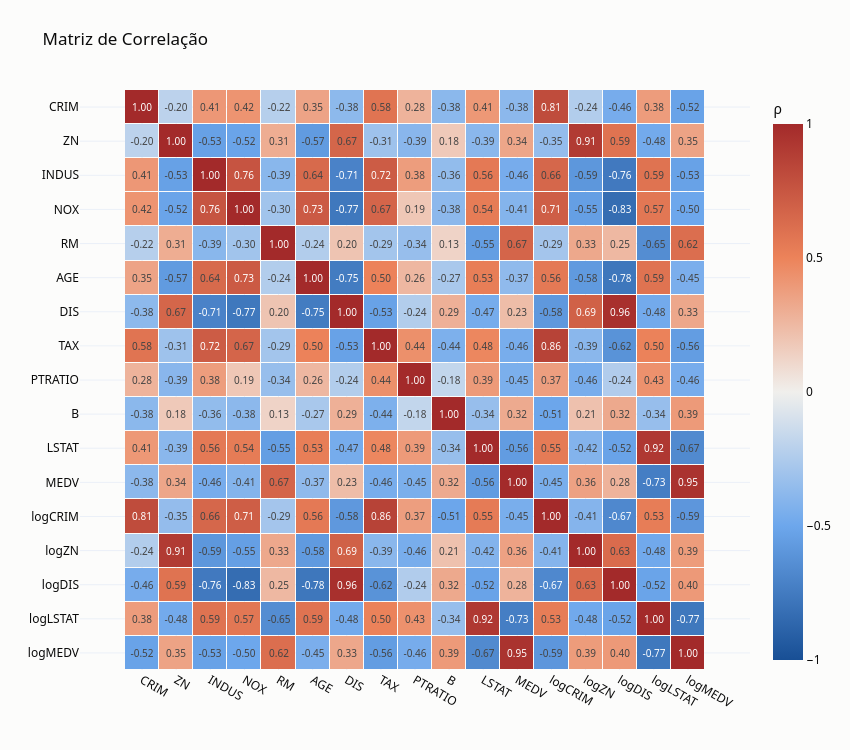

Source (notebook cell):
### Markdown cell above
> `CHAS` não entra na matriz de correlação de Pearson, porque é uma variável categórica (binária). A Parte 3 avaliou a associação de `CHAS` com `MEDV` pela comparação entre grupos. O VIF avalia a relação de `CHAS` com os outros preditores, com `CHAS` como variável indicadora.

### Code cell
corr = df.drop(columns='CHAS').corr(numeric_only=True)
heatmap_correlacao(corr, 'Matriz de Correlação', 'heatmap_de_correlacao')

### Figure 1 — Plotly figure (JSON) as saved in the notebook; plotly's stock layout.template omitted (floating-point values rounded to 4 significant figures; data arrays with more than 128 entries replaced by an {"elided": "..."} marker saying what was removed)
{"data": [{"colorbar": {"title": {"text": "ρ"}}, "colorscale": [[0, "#184f95"], [0.25, "#6da7ec"], [0.5, "#f0efec"], [0.75, "#ec835a"], [1, "#a32a2a"]], "hovertemplate": "%{y} x %{x}<br>correlação = %{z:.3f}<extra></extra>", "text": {"elided": "17x17 float values"}, "texttemplate": "%{text:.2f}", "type": "heatmap", "x": ["CRIM", "ZN", "INDUS", "NOX", "RM", "AGE", "DIS", "TAX", "PTRATIO", "B", "LSTAT", "MEDV", "logCRIM", "logZN", "logDIS", "logLSTAT", "logMEDV"], "xgap": 1, "y": ["CRIM", "ZN", "INDUS", "NOX", "RM", "AGE", "DIS", "TAX", "PTRATIO", "B", "LSTAT", "MEDV", "logCRIM", "logZN", "logDIS", "logLSTAT", "logMEDV"], "ygap": 1, "z": {"elided": "17x17 float values"}, "zmax": 1, "zmid": 0, "zmin": -1}], "layout": {"height": 750, "margin": {"t": 90}, "title": {"text": "Matriz de Correlação"}, "width": 850, "yaxis": {"autorange": "reversed", "scaleanchor": "x"}}}
